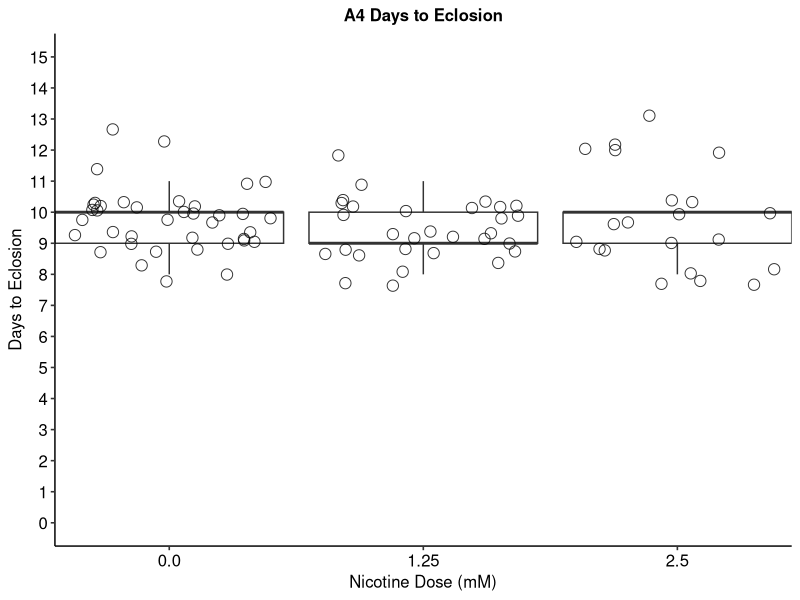

Recreate this plot in R. (Note: this script raises an error after producing the figure.)
library(ggplot2)
library(tidyverse)
library(dplyr)
library(cowplot)
library(ggpubr)
library(lme4)
library(multcomp)

#import data
setwd('~/Desktop/Tyler Manuscript Docs')
data <- read.csv('dose_response_daily.csv', stringsAsFactors = FALSE)
data <-  separate(data, vial, c("strain", "replicate", "dose"), sep = "_")
data[is.na(data)] <- 0
str(data)

#create a dataframe with a row for each individual adult that emerges on a given day from a given vial
individual_adults <- tibble(strain = character(), dose = character(), replicate = character(), day = integer())

for (i in 1:nrow(data)) {
  row <- data[i,]
  num_adults <- as.integer(row[5])
  if (num_adults > 0) {
    for (i in 1:num_adults) {
      individual_adults <- add_row(individual_adults, strain = as.character(row[1]), replicate = as.character(row[2]), dose = as.character(row[3]), day = as.integer(row[4]))
    }
  }
}

#format individual_adults to make dose, replicate and strain factors. should dose be numeric?
individual_adults <- as.data.frame(lapply(individual_adults, unlist))
individual_adults$dose <- as.factor(individual_adults$dose)
individual_adults$replicate <- as.factor(individual_adults$replicate)
individual_adults$strain <- as.factor(individual_adults$strain)
individual_adults <- droplevels(individual_adults)

#summary of individual_adults
adult_means <- individual_adults %>%
  group_by(strain, dose) %>%
  summarise(mean_day = mean(day), n = n(), stdev = sd(day), SE = stdev/(sqrt(n)))

#normality failed
shapiro.test(individual_adults$day)

#mixed effect generalized linear model with replicate as random effect

w118_dev_model <- glmer(day ~ dose + (1 | replicate), data = individual_adults[individual_adults$strain == "w118",], family = poisson())
summary(w118_dev_model)
summary(glht(w118_dev_model, mcp(dose="Tukey")))

a4_dev_model <- glmer(day ~ dose + (1 | replicate), data = individual_adults[individual_adults$strain == "A4",], family = poisson())
summary(a4_dev_model)
summary(glht(a4_dev_model, mcp(dose="Tukey")))

a3_dev_model <- glmer(day ~ dose + (1 | replicate), data = individual_adults[individual_adults$strain == "A3",], family = poisson())
summary(a3_dev_model)
summary(glht(a3_dev_model, mcp(dose="Tukey")))

#does either fly strain or dose impact developmental rate? not completely sure that i've
#modeled this correctly

strain_dose_day <- glmer(day ~ dose*strain + (1 |replicate), data = individual_adults, family = poisson())
summary(strain_dose_day)

#plotting a4 data at 0, 1.25, 1.5mM
a4_for_fig <- subset(individual_adults, subset = (dose == "0.0"|dose == "1.25"|dose == "2.5"))
a4_for_fig <- subset(a4_for_fig, subset = (strain == "A4"))

ggplot(data = a4_for_fig, aes(x = dose, y = day)) +
  geom_boxplot(position = position_dodge(preserve = 'single'), outlier.shape = NA, alpha = .6, width = .9) +
  geom_jitter(color = 'black', shape = 21, size = 3.5, alpha = .8) +
  theme_pubr() +
  scale_x_discrete(expand = c(0.1, 0)) +
  scale_y_continuous(limits = c(0, 15), breaks = seq(0, 15, by = 1)) +
  xlab("Nicotine Dose (mM)") +
  ylab("Days to Eclosion") +
  ggtitle("A4 Days to Eclosion") +
  theme(plot.title = element_text(hjust = 0.5, size = 12, face = "bold"))

ggplot(data = long_format, aes(x = Treatment, y = alive)) +
  geom_boxplot(data = long_format, aes(fill = flywasp), position = position_dodge(preserve = 'single'), outlier.shape = NA, alpha = .6, width = .9) +
  geom_jitter(data = long_format, aes(fill = flywasp), color = 'black', shape = 21, size = 3.5, alpha = .8, position = position_jitterdodge()) +
  stat_compare_means(data = flies, comparisons = my_comparisons, label.x.npc = "left") +
  stat_compare_means(data = wasps, comparisons = my_comparisons, label.y = 60) +
  theme_pubr(x.text.angle = 60) +
  scale_x_discrete(expand = c(0.1, 0)) +
  scale_y_continuous(limits = c(0, 10), breaks = seq(0, 10, by = 1)) +
  xlab("Nicotine Dose (mM)") +
  ylab("Days to Eclosion") +
  ggtitle("A4 Days to Eclosion") +
  theme(plot.title = element_text(hjust = 0.5, size = 12, face = "bold")) +
  theme(legend.title = element_blank()) +
  theme(legend.position = "right") +
  scale_fill_manual(values = c('darkorchid2', 'green2'), labels = c("D. mel", "L. het"))
